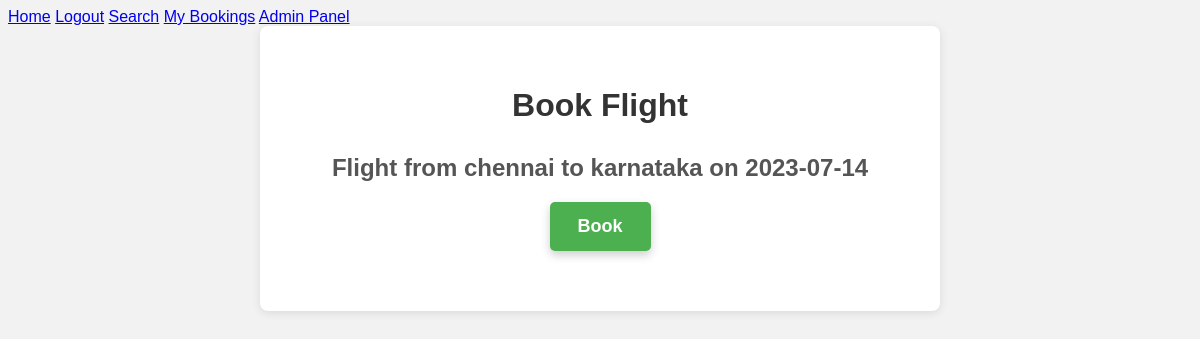
Screenshot of /book-flight/4 (signed in) with the database file from the repository.
### main.py (models this page shows)
class Flight(db.Model):
    id = db.Column(db.Integer, primary_key=True)
    flight_number = db.Column(db.String(20), nullable=False)
    location = db.Column(db.String(20), nullable = False)
    destination =  db.Column(db.String(20), nullable = False)
    date = db.Column(db.Date(), nullable = False )
    available_seats = db.Column(db.Integer, nullable=False)

### main.py (the view, shortened to what this page needs)
@app.route('/book-flight/<int:flight_id>', methods=['GET', 'POST'])
@login_required
def book_flight(flight_id):
    flight = Flight.query.get_or_404(flight_id)
    return render_template('book_flight.html', flight=flight)

### main.py (called while the page is built)
@login_manager.user_loader
def load_user(user_id):
    return User.query.get(int(user_id))

### templates/book_flight.html (shortened to what this page needs)
{% extends 'layout.html' %}
{% block content %}
<div class="container">
    <h1>Book Flight</h1>
    <h2>Flight from {{flight.location}} to {{ flight.destination }} on {{ flight.date }}</h2>
    <form method="POST">
        <button type="submit">Book</button>
    </form>
</div>
{% endblock %}

### templates/book_flight.html (style rules this page uses)
body { background-color: #f2f2f2; font-family: Arial, sans-serif; }
.container { max-width: 600px; margin: 0 auto; padding: 40px; background-color: #fff; border-radius: 8px; box-shadow: 0 2px 10px rgba(0, 0, 0, 0.1); text-align: center; }
h1 { color: #333; font-size: 32px; font-weight: bold; margin-bottom: 30px; }
h2 { color: #555; font-size: 24px; margin-bottom: 20px; }
form { margin-bottom: 20px; }
button { padding: 14px 28px; font-size: 18px; font-weight: bold; color: #fff; background-color: #4caf50; border: none; border-radius: 5px; cursor: pointer; transition: background-color 0.3s ease; box-shadow: 0 4px 10px rgba(0, 0, 0, 0.2); }

### rows the page displays
Flight: location "chennai", destination "karnataka", date "2023-07-14"
